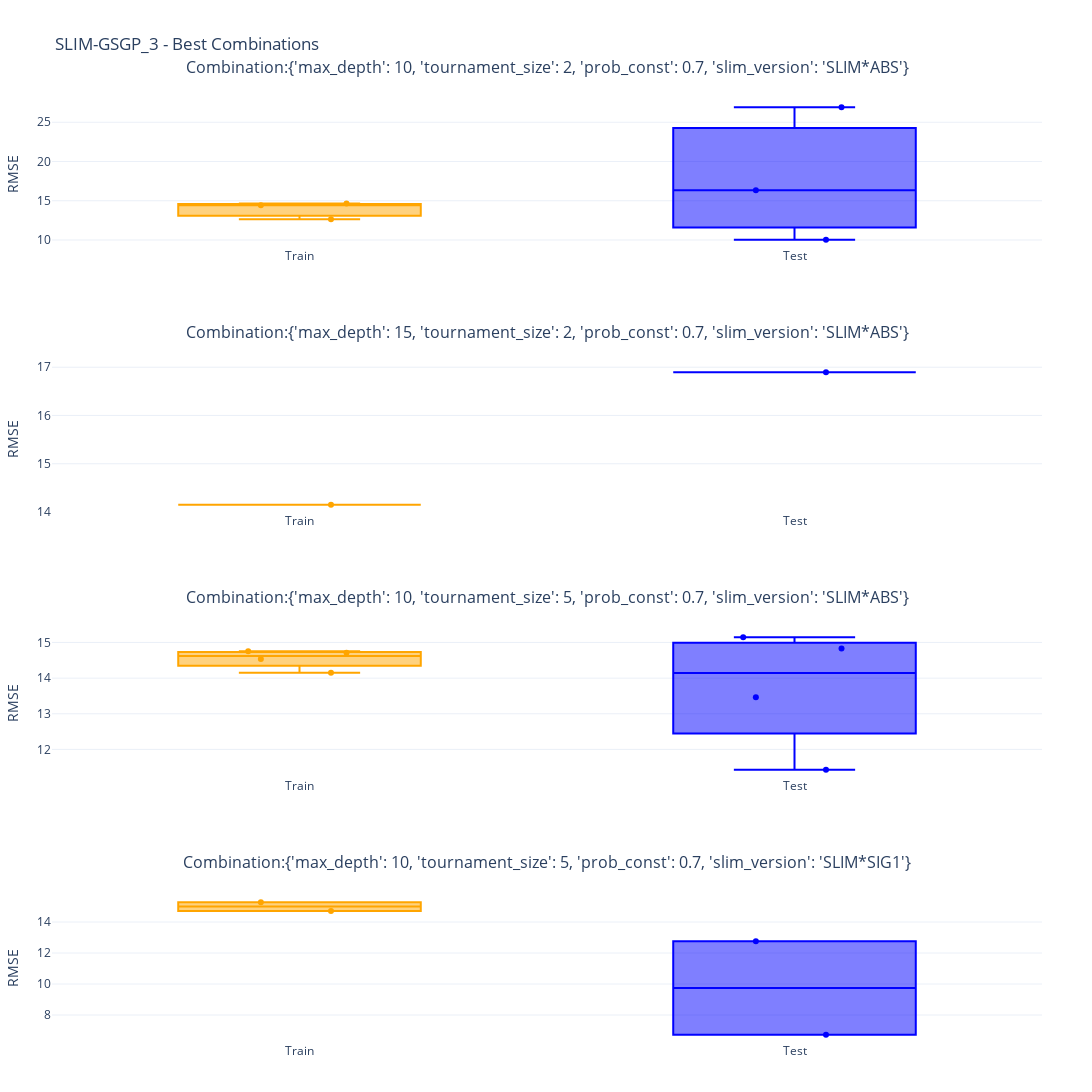

This figure's notebook cell:
### Markdown cell above
## Visualizations

### Code cell
train_test_best_combs(model_name=MODEL_NAME)

### Figure 1 — Plotly figure (JSON) as saved in the notebook; plotly's stock layout.template omitted (floating-point values rounded to 4 significant figures)
{"data": [{"boxpoints": "all", "jitter": 0.5, "line": {"color": "orange"}, "name": "Train", "pointpos": 0, "type": "box", "xaxis": "x", "y": [12.64, 14.41, 14.64], "yaxis": "y"}, {"boxpoints": "all", "jitter": 0.5, "line": {"color": "blue"}, "name": "Test", "pointpos": 0, "type": "box", "xaxis": "x", "y": [26.9, 16.35, 10.02], "yaxis": "y"}, {"boxpoints": "all", "jitter": 0.5, "line": {"color": "orange"}, "name": "Train", "pointpos": 0, "type": "box", "xaxis": "x2", "y": [14.15], "yaxis": "y2"}, {"boxpoints": "all", "jitter": 0.5, "line": {"color": "blue"}, "name": "Test", "pointpos": 0, "type": "box", "xaxis": "x2", "y": [16.9], "yaxis": "y2"}, {"boxpoints": "all", "jitter": 0.5, "line": {"color": "orange"}, "name": "Train", "pointpos": 0, "type": "box", "xaxis": "x3", "y": [14.76, 14.15, 14.71, 14.54], "yaxis": "y3"}, {"boxpoints": "all", "jitter": 0.5, "line": {"color": "blue"}, "name": "Test", "pointpos": 0, "type": "box", "xaxis": "x3", "y": [13.46, 14.83, 11.43, 15.15], "yaxis": "y3"}, {"boxpoints": "all", "jitter": 0.5, "line": {"color": "orange"}, "name": "Train", "pointpos": 0, "type": "box", "xaxis": "x4", "y": [15.28, 14.71], "yaxis": "y4"}, {"boxpoints": "all", "jitter": 0.5, "line": {"color": "blue"}, "name": "Test", "pointpos": 0, "type": "box", "xaxis": "x4", "y": [6.734, 12.75], "yaxis": "y4"}], "layout": {"annotations": [{"font": {"size": 16}, "showarrow": false, "text": "Combination:{'max_depth': 10, 'tournament_size': 2, 'prob_const': 0.7, 'slim_version': 'SLIM*ABS'}", "x": 0.5, "xanchor": "center", "xref": "paper", "y": 1, "yanchor": "bottom", "yref": "paper", "yshift": 20}, {"font": {"size": 16}, "showarrow": false, "text": "Combination:{'max_depth': 15, 'tournament_size': 2, 'prob_const': 0.7, 'slim_version': 'SLIM*ABS'}", "x": 0.5, "xanchor": "center", "xref": "paper", "y": 0.7188, "yanchor": "bottom", "yref": "paper", "yshift": 20}, {"font": {"size": 16}, "showarrow": false, "text": "Combination:{'max_depth': 10, 'tournament_size': 5, 'prob_const': 0.7, 'slim_version': 'SLIM*ABS'}", "x": 0.5, "xanchor": "center", "xref": "paper", "y": 0.4375, "yanchor": "bottom", "yref": "paper", "yshift": 20}, {"font": {"size": 16}, "showarrow": false, "text": "Combination:{'max_depth': 10, 'tournament_size': 5, 'prob_const': 0.7, 'slim_version': 'SLIM*SIG1'}", "x": 0.5, "xanchor": "center", "xref": "paper", "y": 0.1562, "yanchor": "bottom", "yref": "paper", "yshift": 20}], "height": 1200, "margin": {"b": 50, "l": 50, "r": 50, "t": 100}, "showlegend": false, "title": {"text": "SLIM-GSGP_3 - Best Combinations"}, "width": 1100, "xaxis": {"anchor": "y", "domain": [0, 1]}, "xaxis2": {"anchor": "y2", "domain": [0, 1]}, "xaxis3": {"anchor": "y3", "domain": [0, 1]}, "xaxis4": {"anchor": "y4", "domain": [0, 1]}, "yaxis": {"anchor": "x", "domain": [0.8438, 1], "range": [0, null], "showgrid": true, "title": {"text": "RMSE"}}, "yaxis2": {"anchor": "x2", "domain": [0.5625, 0.7188], "range": [0, null], "showgrid": true, "title": {"text": "RMSE"}}, "yaxis3": {"anchor": "x3", "domain": [0.2812, 0.4375], "range": [0, null], "showgrid": true, "title": {"text": "RMSE"}}, "yaxis4": {"anchor": "x4", "domain": [0, 0.1562], "range": [0, null], "showgrid": true, "title": {"text": "RMSE"}}}}
